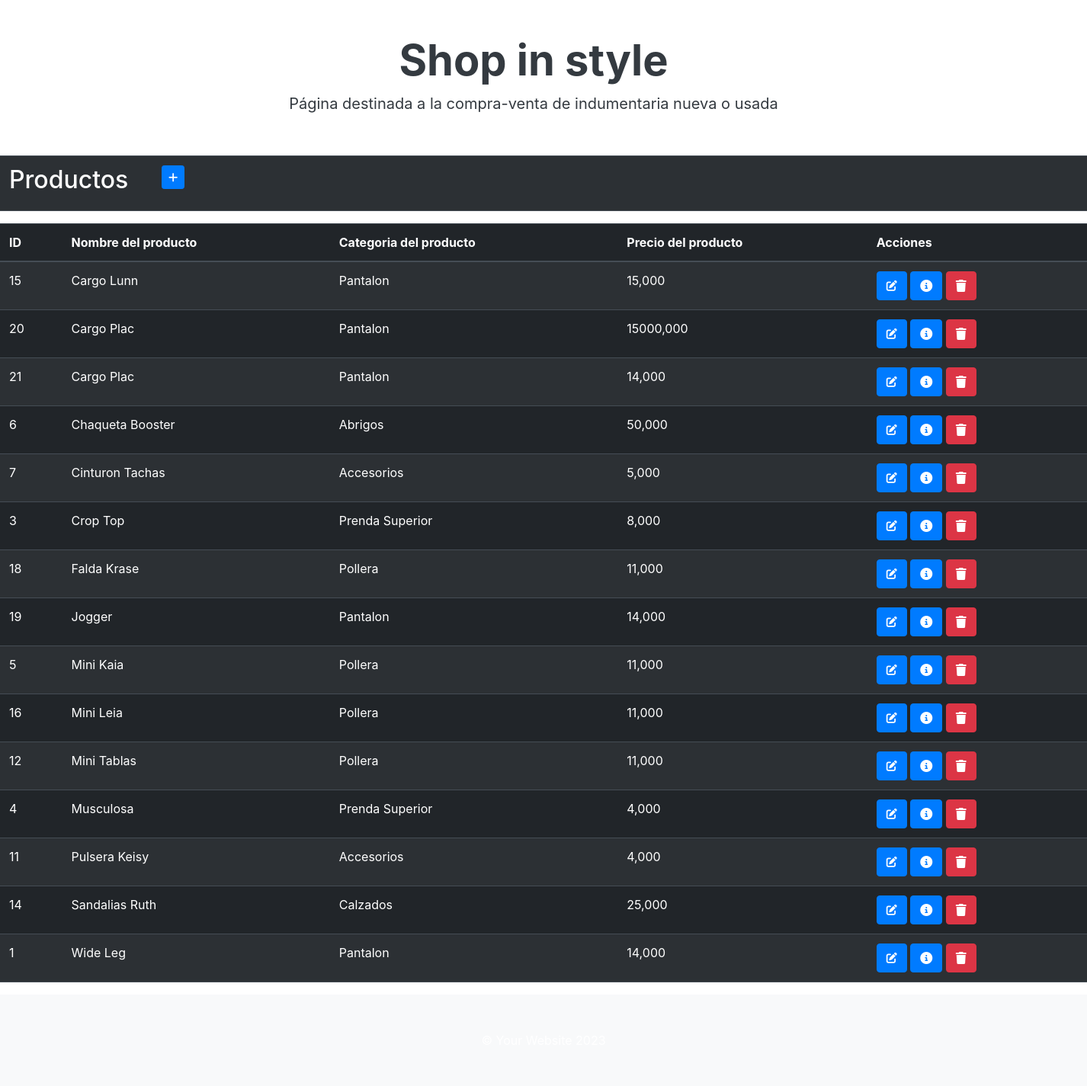
Before: /productos/ (signed in, lower part) with the older database file.
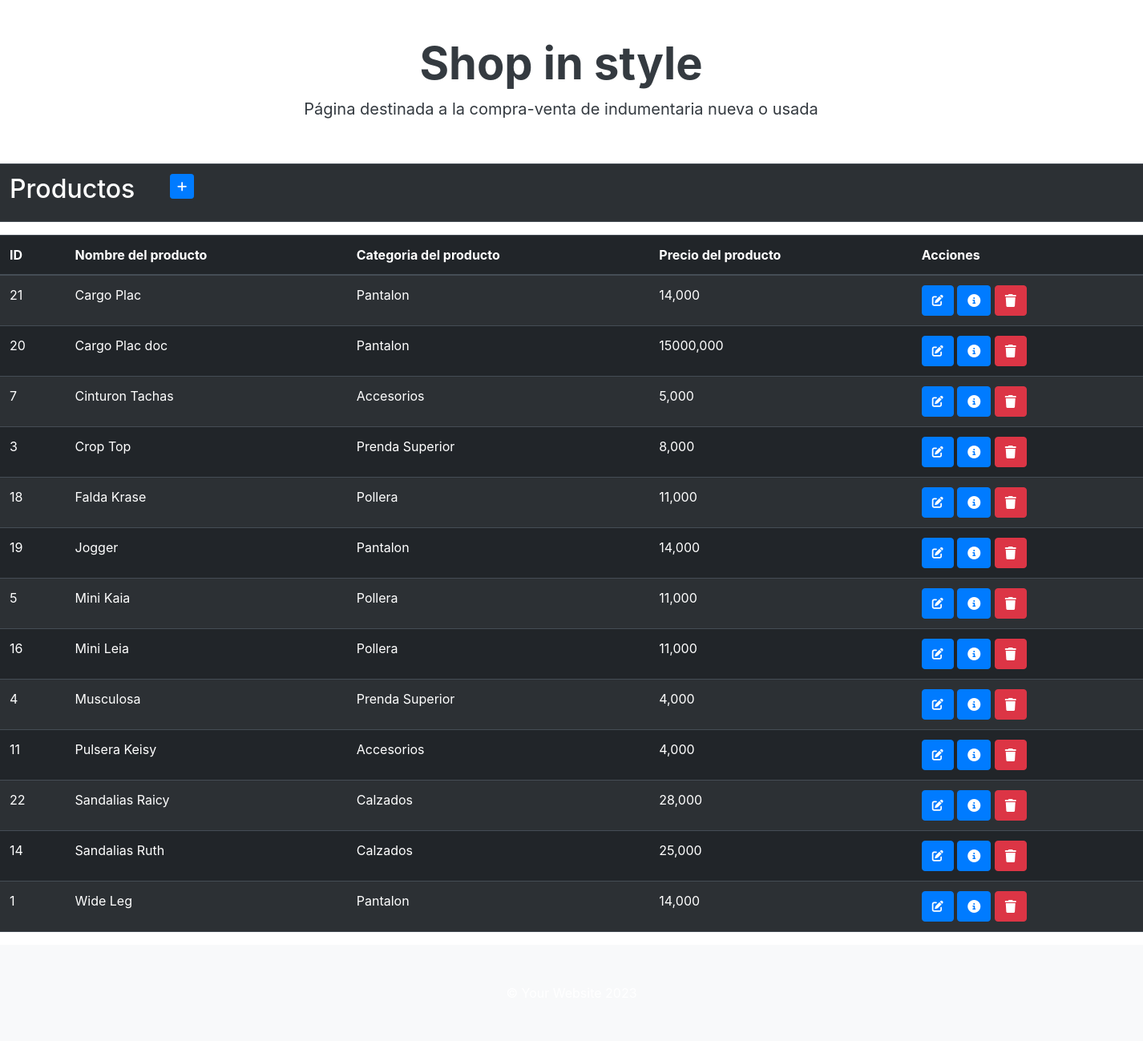
After: the same page with the newer database file.
### tiendaapp/models.py (models this page shows, shortened)
class Productos(models.Model):
    nombre = models.CharField(max_length=100)
    categoria = models.CharField(max_length=100)
    precio = models.DecimalField(max_digits=10,decimal_places=3)
    class Meta:
        verbose_name = "Producto"
        verbose_name_plural = "Productos"
        ordering = ['nombre']

### tiendaapp/views.py (the view)
# urls.py: path('productos/', ProductoList.as_view(), name='productos'),
class ProductoList(LoginRequiredMixin, ListView):
    model = Productos

### tiendaapp/templates/tiendaapp/productos_list.html (shortened to what this page needs)
{% extends 'tiendaapp/base.html' %}
{% load static %}
{% block contenido %}
<table class="table table-dark table-striped">
    <tr>
        <td width="200"><h2>Productos</h2></td>
        <td>
            <a
            href="{% url 'create_producto' %}"
            class="btn btn-primary btn-sm"
            ><i class="fa-solid fa-plus" title="New Record"> </i>
            </a>
        </td>
    </tr>
</table>
<table class="table table-dark table-striped">
    <thead>
        <tr>
            <th>ID</th>
            <th>Nombre del producto</th>
            <th>Categoria del producto</th>
            <th>Precio del producto</th>
            <th>Acciones</th>
        </tr>
    </thead>
    <tbody>
{% for p in productos_list %}
        <tr>
            <td>{{p.id}}</td>
            <td>{{p.nombre}}</td>
            <td>{{p.categoria}}</td>
            <td>{{p.precio}}</td>
            <td>
                <a
                  href="{% url 'update_producto' p.id %}"
                  class="btn btn-primary"
                  style="--bs-btn-padding-y: .25rem; --bs-btn-padding-x: .5rem; --bs-btn-font-size: .75rem;">
                  <i class= "fa fa-edit fa-sm" title="Edit Record"></i>
                </a>
                <a
                  href="{% url 'detail_producto' p.id %}"
                  class="btn btn-primary"
                  style="--bs-btn-padding-y: .25rem; --bs-btn-padding-x: .5rem; --bs-btn-font-size: .75rem;">
                  <i class= "fa solid fa-circle-info" title="Detail"></i>
                </a>
                <a
                  href="{% url 'delete_producto' p.id %}"
                  class="btn btn-danger"
                  style="--bs-btn-padding-y: .25rem; --bs-btn-padding-x: .5rem; --bs-btn-font-size: .75rem;">
                  <i class="fa-solid fa-trash"></i>
                </a>
            </td>
        </tr>
{% endfor %}
    </tbody>
</table>
{% endblock contenido %}

### tiendaapp/templates/tiendaapp/base.html (shortened to what this page needs)
{% load static %}
<!DOCTYPE html>
<html lang="en">
    <head>
        <link href="https://cdn.jsdelivr.net/npm/bootstrap@5.2.3/dist/css/bootstrap.min.css" rel="stylesheet" />
        <link href="{% static 'tiendaapp/css/styles.css' %}" rel="stylesheet" />
        <link rel="stylesheet" href="http://cdnjs.cloudflare.com/ajax/libs/font-awesome/6.4.0/css/all.min.css">
        <link rel="stylesheet" href="https://maxcdn.bootstrapcdn.com/bootstrap/4.5.2/css/bootstrap.min.css">
    </head>
    <body>
        <header class="navbar-brand" href="{% url 'home' %}"><img src='https://i0.wp.com/askdenim.com.ar/wp-content/uploads/2023/08/portada1.jpg?fit=2560%2C1280&ssl=1'
          <div class="container px-4 px-lg-5 my-5">
              <div class="text-center text-dark">
                  <h1 class="display-4 fw-bolder">Shop in style</h1>
                  <p class="lead fw-normal text-dark-50 mb-0">Página destinada a la compra-venta de indumentaria nueva o usada</p>
              </div>
          </div>
        </header>
        {% block contenido %}
        {% endblock contenido %}
        <footer class="py-5 bg-light">
            <div class="container"><p class="m-0 text-center text-white"> &copy; Your Website 2023</p></div>
        </footer>
    </body>
</html>

Changed rows visible on the page:
removed Productos: id "15", nombre "Cargo Lunn", categoria "Pantalon", precio "15,000"
removed Productos: id "6", nombre "Chaqueta Booster", categoria "Abrigos", precio "50,000"
removed Productos: id "12", nombre "Mini Tablas", categoria "Pollera", precio "11,000"
shown differently, row unchanged: Productos "Cargo Plac": moves up the list
changed Productos id 20: nombre "Cargo Plac" → "Cargo Plac doc"
added Productos: id "22", nombre "Sandalias Raicy", categoria "Calzados", precio "28,000"
